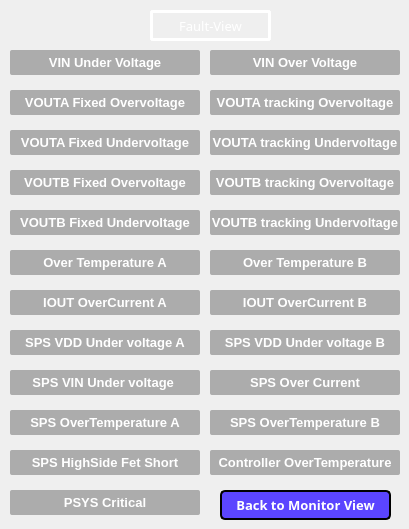
      <widget class="QWidget" name="stackedWidgetPage2">
       <widget class="QLabel" name="label_RAILA_4">
        <property name="geometry">
         <rect>
          <x>150</x>
          <y>10</y>
          <width>121</width>
          <height>31</height>
         </rect>
        </property>
        <property name="font">
         <font>
          <family>Arial Black</family>
          <pointsize>10</pointsize>
          <weight>50</weight>
          <italic>false</italic>
          <bold>false</bold>
         </font>
        </property>
        <property name="styleSheet">
         <string notr="true">color: rgb(255, 255, 255);
border-color: rgb(255, 85, 127);
border-width:5px;
border: 3px solid white;
border-radius:3px;
</string>
        </property>
        <property name="text">
         <string>Fault-View</string>
        </property>
        <property name="scaledContents">
         <bool>true</bool>
        </property>
        <property name="alignment">
         <set>Qt::AlignCenter</set>
        </property>
       </widget>
       <widget class="QPushButton" name="pushButton_back_to_monitor">
        <property name="geometry">
         <rect>
          <x>220</x>
          <y>490</y>
          <width>171</width>
          <height>30</height>
         </rect>
        </property>
        <property name="font">
         <font>
          <family>Arial Black</family>
          <pointsize>10</pointsize>
          <weight>75</weight>
          <bold>true</bold>
         </font>
        </property>
        <property name="styleSheet">
         <string notr="true">QPushButton {
background-color: rgb(91, 69, 255);
border-radius:5px;
color: rgb(255, 255, 255);
border-style:outset;
border-width:2px;
border-color:black;
}
QPushButton::hover {
background-color:darkgrey;
}

</string>
        </property>
        <property name="text">
         <string>Back to Monitor View</string>
        </property>
       </widget>
       <widget class="QLabel" name="label_Fault_1">
        <property name="geometry">
         <rect>
          <x>10</x>
          <y>50</y>
          <width>190</width>
          <height>25</height>
         </rect>
        </property>
        <property name="font">
         <font>
          <family>Arial</family>
          <pointsize>10</pointsize>
          <weight>75</weight>
          <bold>true</bold>
         </font>
        </property>
        <property name="styleSheet">
         <string notr="true">background-color: rgb(172, 172, 172);
color: rgb(255, 255, 255);
border-radius:2px;</string>
        </property>
        <property name="text">
         <string>VIN Under Voltage</string>
        </property>
        <property name="alignment">
         <set>Qt::AlignCenter</set>
        </property>
       </widget>
       <widget class="QLabel" name="label_Fault_2">
        <property name="geometry">
         <rect>
          <x>210</x>
          <y>50</y>
          <width>190</width>
          <height>25</height>
         </rect>
        </property>
        <property name="font">
         <font>
          <family>Arial</family>
          <pointsize>10</pointsize>
          <weight>75</weight>
          <bold>true</bold>
         </font>
        </property>
        <property name="styleSheet">
         <string notr="true">background-color: rgb(172, 172, 172);
color: rgb(255, 255, 255);
border-radius:2px;</string>
        </property>
        <property name="text">
         <string>VIN Over Voltage</string>
        </property>
        <property name="alignment">
         <set>Qt::AlignCenter</set>
        </property>
       </widget>
       <widget class="QLabel" name="label_Fault_3">
        <property name="geometry">
         <rect>
          <x>10</x>
          <y>90</y>
          <width>190</width>
          <height>25</height>
         </rect>
        </property>
        <property name="font">
         <font>
          <family>Arial</family>
          <pointsize>10</pointsize>
          <weight>75</weight>
          <bold>true</bold>
         </font>
        </property>
        <property name="styleSheet">
         <string notr="true">background-color: rgb(172, 172, 172);
color: rgb(255, 255, 255);
border-radius:2px;</string>
        </property>
        <property name="text">
         <string>VOUTA Fixed Overvoltage</string>
        </property>
        <property name="alignment">
         <set>Qt::AlignCenter</set>
        </property>
       </widget>
       <widget class="QLabel" name="label_Fault_4">
        <property name="geometry">
         <rect>
          <x>210</x>
          <y>90</y>
          <width>190</width>
          <height>25</height>
         </rect>
        </property>
        <property name="font">
         <font>
          <family>Arial</family>
          <pointsize>10</pointsize>
          <weight>75</weight>
          <bold>true</bold>
         </font>
        </property>
        <property name="styleSheet">
         <string notr="true">background-color: rgb(172, 172, 172);
color: rgb(255, 255, 255);
border-radius:2px;</string>
        </property>
        <property name="text">
         <string>VOUTA tracking Overvoltage</string>
        </property>
        <property name="alignment">
         <set>Qt::AlignCenter</set>
        </property>
       </widget>
       <widget class="QLabel" name="label_Fault_8">
        <property name="geometry">
         <rect>
          <x>210</x>
          <y>170</y>
          <width>190</width>
          <height>25</height>
         </rect>
        </property>
        <property name="font">
         <font>
          <family>Arial</family>
          <pointsize>10</pointsize>
          <weight>75</weight>
          <bold>true</bold>
         </font>
        </property>
        <property name="styleSheet">
         <string notr="true">background-color: rgb(172, 172, 172);
color: rgb(255, 255, 255);
border-radius:2px;</string>
        </property>
        <property name="text">
         <string>VOUTB tracking Overvoltage</string>
        </property>
        <property name="alignment">
         <set>Qt::AlignCenter</set>
        </property>
       </widget>
       <widget class="QLabel" name="label_Fault_7">
        <property name="geometry">
         <rect>
          <x>10</x>
          <y>170</y>
          <width>190</width>
          <height>25</height>
         </rect>
        </property>
        <property name="font">
         <font>
          <family>Arial</family>
          <pointsize>10</pointsize>
          <weight>75</weight>
          <bold>true</bold>
         </font>
        </property>
        <property name="styleSheet">
         <string notr="true">background-color: rgb(172, 172, 172);
color: rgb(255, 255, 255);
border-radius:2px;</string>
        </property>
        <property name="text">
         <string>VOUTB Fixed Overvoltage</string>
        </property>
        <property name="alignment">
         <set>Qt::AlignCenter</set>
        </property>
       </widget>
       <widget class="QLabel" name="label_Fault_6">
        <property name="geometry">
         <rect>
          <x>210</x>
          <y>130</y>
          <width>190</width>
          <height>25</height>
         </rect>
        </property>
        <property name="font">
         <font>
          <family>Arial</family>
          <pointsize>10</pointsize>
          <weight>75</weight>
          <bold>true</bold>
         </font>
        </property>
        <property name="styleSheet">
         <string notr="true">background-color: rgb(172, 172, 172);
color: rgb(255, 255, 255);
border-radius:2px;</string>
        </property>
        <property name="text">
         <string>VOUTA tracking Undervoltage</string>
        </property>
        <property name="alignment">
         <set>Qt::AlignCenter</set>
        </property>
       </widget>
       <widget class="QLabel" name="label_Fault_5">
        <property name="geometry">
         <rect>
          <x>10</x>
          <y>130</y>
          <width>190</width>
          <height>25</height>
         </rect>
        </property>
        <property name="font">
         <font>
          <family>Arial</family>
          <pointsize>10</pointsize>
          <weight>75</weight>
          <bold>true</bold>
         </font>
        </property>
        <property name="styleSheet">
         <string notr="true">background-color: rgb(172, 172, 172);
color: rgb(255, 255, 255);
border-radius:2px;</string>
        </property>
        <property name="text">
         <string>VOUTA Fixed Undervoltage</string>
        </property>
        <property name="alignment">
         <set>Qt::AlignCenter</set>
        </property>
       </widget>
       <widget class="QLabel" name="label_Fault_9">
        <property name="geometry">
         <rect>
          <x>10</x>
          <y>210</y>
          <width>190</width>
          <height>25</height>
         </rect>
        </property>
        <property name="font">
         <font>
          <family>Arial</family>
          <pointsize>10</pointsize>
          <weight>75</weight>
          <bold>true</bold>
         </font>
        </property>
        <property name="styleSheet">
         <string notr="true">background-color: rgb(172, 172, 172);
color: rgb(255, 255, 255);
border-radius:2px;</string>
        </property>
        <property name="text">
         <string>VOUTB Fixed Undervoltage</string>
        </property>
        <property name="alignment">
         <set>Qt::AlignCenter</set>
        </property>
       </widget>
       <widget class="QLabel" name="label_Fault_10">
        <property name="geometry">
         <rect>
          <x>210</x>
          <y>210</y>
          <width>190</width>
          <height>25</height>
         </rect>
        </property>
        <property name="font">
         <font>
          <family>Arial</family>
          <pointsize>10</pointsize>
          <weight>75</weight>
          <bold>true</bold>
         </font>
        </property>
        <property name="styleSheet">
         <string notr="true">background-color: rgb(172, 172, 172);
color: rgb(255, 255, 255);
border-radius:2px;</string>
        </property>
        <property name="text">
         <string>VOUTB tracking Undervoltage</string>
        </property>
        <property name="alignment">
         <set>Qt::AlignCenter</set>
        </property>
       </widget>
       <widget class="QLabel" name="label_Fault_11">
        <property name="geometry">
         <rect>
          <x>10</x>
          <y>250</y>
          <width>190</width>
          <height>25</height>
         </rect>
        </property>
        <property name="font">
         <font>
          <family>Arial</family>
          <pointsize>10</pointsize>
          <weight>75</weight>
          <bold>true</bold>
         </font>
        </property>
        <property name="styleSheet">
         <string notr="true">background-color: rgb(172, 172, 172);
color: rgb(255, 255, 255);
border-radius:2px;</string>
        </property>
        <property name="text">
         <string>Over Temperature A</string>
        </property>
        <property name="alignment">
         <set>Qt::AlignCenter</set>
        </property>
       </widget>
       <widget class="QLabel" name="label_Fault_12">
        <property name="geometry">
         <rect>
          <x>210</x>
          <y>250</y>
          <width>190</width>
          <height>25</height>
         </rect>
        </property>
        <property name="font">
         <font>
          <family>Arial</family>
          <pointsize>10</pointsize>
          <weight>75</weight>
          <bold>true</bold>
         </font>
        </property>
        <property name="styleSheet">
         <string notr="true">background-color: rgb(172, 172, 172);
color: rgb(255, 255, 255);
border-radius:2px;</string>
        </property>
        <property name="text">
         <string>Over Temperature B</string>
        </property>
        <property name="alignment">
         <set>Qt::AlignCenter</set>
        </property>
       </widget>
       <widget class="QLabel" name="label_Fault_13">
        <property name="geometry">
         <rect>
          <x>10</x>
          <y>290</y>
          <width>190</width>
          <height>25</height>
         </rect>
        </property>
        <property name="font">
         <font>
          <family>Arial</family>
          <pointsize>10</pointsize>
          <weight>75</weight>
          <bold>true</bold>
         </font>
        </property>
        <property name="styleSheet">
         <string notr="true">background-color: rgb(172, 172, 172);
color: rgb(255, 255, 255);
border-radius:2px;</string>
        </property>
        <property name="text">
         <string>IOUT OverCurrent A</string>
        </property>
        <property name="alignment">
         <set>Qt::AlignCenter</set>
        </property>
       </widget>
       <widget class="QLabel" name="label_Fault_14">
        <property name="geometry">
         <rect>
          <x>210</x>
          <y>290</y>
          <width>190</width>
          <height>25</height>
         </rect>
        </property>
        <property name="font">
         <font>
          <family>Arial</family>
          <pointsize>10</pointsize>
          <weight>75</weight>
          <bold>true</bold>
         </font>
        </property>
        <property name="styleSheet">
         <string notr="true">background-color: rgb(172, 172, 172);
color: rgb(255, 255, 255);
border-radius:2px;</string>
        </property>
        <property name="text">
         <string>IOUT OverCurrent B</string>
        </property>
        <property name="alignment">
         <set>Qt::AlignCenter</set>
        </property>
       </widget>
       <widget class="QLabel" name="label_Fault_15">
        <property name="geometry">
         <rect>
          <x>10</x>
          <y>330</y>
          <width>190</width>
          <height>25</height>
         </rect>
        </property>
        <property name="font">
         <font>
          <family>Arial</family>
          <pointsize>10</pointsize>
          <weight>75</weight>
          <bold>true</bold>
         </font>
        </property>
        <property name="styleSheet">
         <string notr="true">background-color: rgb(172, 172, 172);
color: rgb(255, 255, 255);
border-radius:2px;</string>
        </property>
        <property name="text">
         <string>SPS VDD Under voltage A</string>
        </property>
        <property name="alignment">
         <set>Qt::AlignCenter</set>
        </property>
       </widget>
       <widget class="QLabel" name="label_Fault_16">
        <property name="geometry">
         <rect>
          <x>210</x>
          <y>330</y>
          <width>190</width>
          <height>25</height>
         </rect>
        </property>
        <property name="font">
         <font>
          <family>Arial</family>
          <pointsize>10</pointsize>
          <weight>75</weight>
          <bold>true</bold>
         </font>
        </property>
        <property name="styleSheet">
         <string notr="true">background-color: rgb(172, 172, 172);
color: rgb(255, 255, 255);
border-radius:2px;</string>
        </property>
        <property name="text">
         <string>SPS VDD Under voltage B</string>
        </property>
        <property name="alignment">
         <set>Qt::AlignCenter</set>
        </property>
       </widget>
       <widget class="QLabel" name="label_Fault_17">
        <property name="geometry">
         <rect>
          <x>10</x>
          <y>370</y>
          <width>190</width>
          <height>25</height>
         </rect>
        </property>
        <property name="font">
         <font>
          <family>Arial</family>
          <pointsize>10</pointsize>
          <weight>75</weight>
          <bold>true</bold>
         </font>
        </property>
        <property name="styleSheet">
         <string notr="true">background-color: rgb(172, 172, 172);
color: rgb(255, 255, 255);
border-radius:2px;</string>
        </property>
        <property name="text">
         <string>SPS VIN Under voltage </string>
        </property>
        <property name="alignment">
         <set>Qt::AlignCenter</set>
        </property>
       </widget>
       <widget class="QLabel" name="label_Fault_18">
        <property name="geometry">
         <rect>
          <x>210</x>
          <y>370</y>
          <width>190</width>
          <height>25</height>
         </rect>
        </property>
        <property name="font">
         <font>
          <family>Arial</family>
          <pointsize>10</pointsize>
          <weight>75</weight>
          <bold>true</bold>
         </font>
        </property>
        <property name="styleSheet">
         <string notr="true">background-color: rgb(172, 172, 172);
color: rgb(255, 255, 255);
border-radius:2px;</string>
        </property>
        <property name="text">
         <string>SPS Over Current</string>
        </property>
        <property name="alignment">
         <set>Qt::AlignCenter</set>
        </property>
       </widget>
       <widget class="QLabel" name="label_Fault_19">
        <property name="geometry">
         <rect>
          <x>10</x>
          <y>410</y>
          <width>190</width>
          <height>25</height>
         </rect>
        </property>
        <property name="font">
         <font>
          <family>Arial</family>
          <pointsize>10</pointsize>
          <weight>75</weight>
          <bold>true</bold>
         </font>
        </property>
        <property name="styleSheet">
         <string notr="true">background-color: rgb(172, 172, 172);
color: rgb(255, 255, 255);
border-radius:2px;</string>
        </property>
        <property name="text">
         <string>SPS OverTemperature A</string>
        </property>
        <property name="alignment">
         <set>Qt::AlignCenter</set>
        </property>
       </widget>
       <widget class="QLabel" name="label_Fault_20">
        <property name="geometry">
         <rect>
          <x>210</x>
          <y>410</y>
          <width>190</width>
          <height>25</height>
         </rect>
        </property>
        <property name="font">
         <font>
          <family>Arial</family>
          <pointsize>10</pointsize>
          <weight>75</weight>
          <bold>true</bold>
         </font>
        </property>
        <property name="styleSheet">
         <string notr="true">background-color: rgb(172, 172, 172);
color: rgb(255, 255, 255);
border-radius:2px;</string>
        </property>
        <property name="text">
         <string>SPS OverTemperature B</string>
        </property>
        <property name="alignment">
         <set>Qt::AlignCenter</set>
        </property>
       </widget>
       <widget class="QLabel" name="label_Fault_23">
        <property name="geometry">
         <rect>
          <x>10</x>
          <y>490</y>
          <width>190</width>
          <height>25</height>
         </rect>
        </property>
        <property name="font">
         <font>
          <family>Arial</family>
          <pointsize>10</pointsize>
          <weight>75</weight>
          <bold>true</bold>
         </font>
        </property>
        <property name="styleSheet">
         <string notr="true">background-color: rgb(172, 172, 172);
color: rgb(255, 255, 255);
border-radius:2px;</string>
        </property>
        <property name="text">
         <string>PSYS Critical</string>
        </property>
        <property name="alignment">
         <set>Qt::AlignCenter</set>
        </property>
       </widget>
       <widget class="QLabel" name="label_Fault_21">
        <property name="geometry">
         <rect>
          <x>10</x>
          <y>450</y>
          <width>190</width>
          <height>25</height>
         </rect>
        </property>
        <property name="font">
         <font>
          <family>Arial</family>
          <pointsize>10</pointsize>
          <weight>75</weight>
          <bold>true</bold>
         </font>
        </property>
        <property name="styleSheet">
         <string notr="true">background-color: rgb(172, 172, 172);
color: rgb(255, 255, 255);
border-radius:2px;</string>
        </property>
        <property name="text">
         <string>SPS HighSide Fet Short</string>
        </property>
        <property name="alignment">
         <set>Qt::AlignCenter</set>
        </property>
       </widget>
       <widget class="QLabel" name="label_Fault_22">
        <property name="geometry">
         <rect>
          <x>210</x>
          <y>450</y>
          <width>190</width>
          <height>25</height>
         </rect>
        </property>
        <property name="font">
         <font>
          <family>Arial</family>
          <pointsize>10</pointsize>
          <weight>75</weight>
          <bold>true</bold>
         </font>
        </property>
        <property name="styleSheet">
         <string notr="true">background-color: rgb(172, 172, 172);
color: rgb(255, 255, 255);
border-radius:2px;</string>
        </property>
        <property name="text">
         <string>Controller OverTemperature</string>
        </property>
        <property name="alignment">
         <set>Qt::AlignCenter</set>
        </property>
       </widget>
      </widget>
